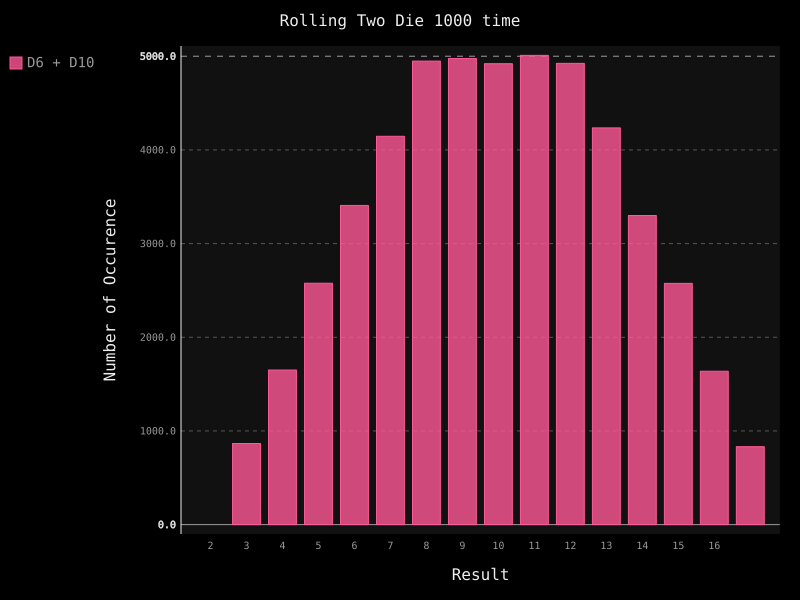

Python code for this plot:
from die import Die
import pygal

die_1 = Die()
die_2 = Die(10)

results = []

# throw the die 1000 times
for i in range(50000) : 
    result = die_1.roll() + die_2.roll()
    results.append(result)

# analyse the result
freqencies = []

for value in range(1,die_1.num_sides + die_2.num_sides + 1) : 
    # count number of occurance in a list
    counts = results.count(value)
    freqencies.append(counts)

# create a bar chart
chart = pygal.Bar()
# setting the title
chart.title = 'Rolling Two Die 1000 time'
chart.x_title = 'Result'
chart.y_title = 'Number of Occurence'
chart.x_labels = [str(i) for i in range(2,17)]

# add data 
# one segment may contain multiple categories.
# for example, one month may contain sales data of different products
# we need to specify the category for the data
chart.add('D6 + D10', freqencies)
chart.render_to_file('die_visual.svg')
